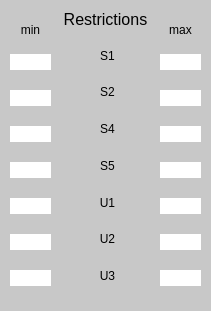
   <widget class="QFrame" name="limits">
    <property name="geometry">
     <rect>
      <x>160</x>
      <y>10</y>
      <width>211</width>
      <height>311</height>
     </rect>
    </property>
    <property name="styleSheet">
     <string notr="true">background-color: rgb(200, 200, 200);
color:  black;
box-sizing: initial;
border-radius: 10%;
</string>
    </property>
    <property name="frameShape">
     <enum>QFrame::StyledPanel</enum>
    </property>
    <property name="frameShadow">
     <enum>QFrame::Raised</enum>
    </property>
    <widget class="QLabel" name="label_13">
     <property name="geometry">
      <rect>
       <x>50</x>
       <y>10</y>
       <width>111</width>
       <height>19</height>
      </rect>
     </property>
     <property name="font">
      <font>
       <family>Segoe UI</family>
       <pointsize>12</pointsize>
      </font>
     </property>
     <property name="text">
      <string>Restrictions</string>
     </property>
     <property name="alignment">
      <set>Qt::AlignCenter</set>
     </property>
    </widget>
    <widget class="QLabel" name="label_14">
     <property name="geometry">
      <rect>
       <x>10</x>
       <y>20</y>
       <width>41</width>
       <height>19</height>
      </rect>
     </property>
     <property name="text">
      <string>min</string>
     </property>
     <property name="alignment">
      <set>Qt::AlignCenter</set>
     </property>
    </widget>
    <widget class="QLabel" name="label_15">
     <property name="geometry">
      <rect>
       <x>160</x>
       <y>20</y>
       <width>41</width>
       <height>19</height>
      </rect>
     </property>
     <property name="text">
      <string>max</string>
     </property>
     <property name="alignment">
      <set>Qt::AlignCenter</set>
     </property>
    </widget>
    <widget class="QWidget" name="verticalLayoutWidget_5">
     <property name="geometry">
      <rect>
       <x>10</x>
       <y>40</y>
       <width>41</width>
       <height>261</height>
      </rect>
     </property>
     <layout class="QVBoxLayout" name="min_limits">
      <item>
       <widget class="QLineEdit" name="min_limit0">
        <property name="styleSheet">
         <string notr="true">background-color: white;</string>
        </property>
        <property name="alignment">
         <set>Qt::AlignCenter</set>
        </property>
       </widget>
      </item>
      <item>
       <widget class="QLineEdit" name="min_limit1">
        <property name="styleSheet">
         <string notr="true">background-color: white;</string>
        </property>
        <property name="alignment">
         <set>Qt::AlignCenter</set>
        </property>
       </widget>
      </item>
      <item>
       <widget class="QLineEdit" name="min_limit2">
        <property name="styleSheet">
         <string notr="true">background-color: white;</string>
        </property>
        <property name="alignment">
         <set>Qt::AlignCenter</set>
        </property>
       </widget>
      </item>
      <item>
       <widget class="QLineEdit" name="min_limit3">
        <property name="styleSheet">
         <string notr="true">background-color: white;</string>
        </property>
        <property name="alignment">
         <set>Qt::AlignCenter</set>
        </property>
       </widget>
      </item>
      <item>
       <widget class="QLineEdit" name="min_limit4">
        <property name="styleSheet">
         <string notr="true">background-color: white;</string>
        </property>
        <property name="alignment">
         <set>Qt::AlignCenter</set>
        </property>
       </widget>
      </item>
      <item>
       <widget class="QLineEdit" name="min_limit5">
        <property name="styleSheet">
         <string notr="true">background-color: white;</string>
        </property>
        <property name="alignment">
         <set>Qt::AlignCenter</set>
        </property>
       </widget>
      </item>
      <item>
       <widget class="QLineEdit" name="min_limit6">
        <property name="styleSheet">
         <string notr="true">background-color: white;</string>
        </property>
        <property name="alignment">
         <set>Qt::AlignCenter</set>
        </property>
       </widget>
      </item>
     </layout>
    </widget>
    <widget class="QWidget" name="verticalLayoutWidget_6">
     <property name="geometry">
      <rect>
       <x>160</x>
       <y>40</y>
       <width>41</width>
       <height>261</height>
      </rect>
     </property>
     <layout class="QVBoxLayout" name="max_limits">
      <item>
       <widget class="QLineEdit" name="max_limit0">
        <property name="styleSheet">
         <string notr="true">background-color: white;</string>
        </property>
        <property name="alignment">
         <set>Qt::AlignCenter</set>
        </property>
       </widget>
      </item>
      <item>
       <widget class="QLineEdit" name="max_limit1">
        <property name="styleSheet">
         <string notr="true">background-color: white;</string>
        </property>
        <property name="alignment">
         <set>Qt::AlignCenter</set>
        </property>
       </widget>
      </item>
      <item>
       <widget class="QLineEdit" name="max_limit2">
        <property name="styleSheet">
         <string notr="true">background-color: white;</string>
        </property>
        <property name="alignment">
         <set>Qt::AlignCenter</set>
        </property>
       </widget>
      </item>
      <item>
       <widget class="QLineEdit" name="max_limit3">
        <property name="styleSheet">
         <string notr="true">background-color: white;</string>
        </property>
        <property name="alignment">
         <set>Qt::AlignCenter</set>
        </property>
       </widget>
      </item>
      <item>
       <widget class="QLineEdit" name="max_limit4">
        <property name="styleSheet">
         <string notr="true">background-color: white;</string>
        </property>
        <property name="alignment">
         <set>Qt::AlignCenter</set>
        </property>
       </widget>
      </item>
      <item>
       <widget class="QLineEdit" name="max_limit5">
        <property name="styleSheet">
         <string notr="true">background-color: white;</string>
        </property>
        <property name="alignment">
         <set>Qt::AlignCenter</set>
        </property>
       </widget>
      </item>
      <item>
       <widget class="QLineEdit" name="max_limit6">
        <property name="styleSheet">
         <string notr="true">background-color: white;</string>
        </property>
        <property name="alignment">
         <set>Qt::AlignCenter</set>
        </property>
       </widget>
      </item>
     </layout>
    </widget>
    <widget class="QWidget" name="verticalLayoutWidget_7">
     <property name="geometry">
      <rect>
       <x>77</x>
       <y>40</y>
       <width>61</width>
       <height>251</height>
      </rect>
     </property>
     <layout class="QVBoxLayout" name="verticalLayout_2">
      <item>
       <widget class="QLabel" name="label_18">
        <property name="text">
         <string>S1</string>
        </property>
        <property name="alignment">
         <set>Qt::AlignCenter</set>
        </property>
       </widget>
      </item>
      <item>
       <widget class="QLabel" name="label_19">
        <property name="text">
         <string>S2</string>
        </property>
        <property name="alignment">
         <set>Qt::AlignCenter</set>
        </property>
       </widget>
      </item>
      <item>
       <widget class="QLabel" name="label_21">
        <property name="text">
         <string>S4</string>
        </property>
        <property name="alignment">
         <set>Qt::AlignCenter</set>
        </property>
       </widget>
      </item>
      <item>
       <widget class="QLabel" name="label_22">
        <property name="text">
         <string>S5</string>
        </property>
        <property name="alignment">
         <set>Qt::AlignCenter</set>
        </property>
       </widget>
      </item>
      <item>
       <widget class="QLabel" name="label_24">
        <property name="text">
         <string>U1</string>
        </property>
        <property name="alignment">
         <set>Qt::AlignCenter</set>
        </property>
       </widget>
      </item>
      <item>
       <widget class="QLabel" name="label_25">
        <property name="text">
         <string>U2</string>
        </property>
        <property name="alignment">
         <set>Qt::AlignCenter</set>
        </property>
       </widget>
      </item>
      <item>
       <widget class="QLabel" name="label_26">
        <property name="text">
         <string>U3</string>
        </property>
        <property name="alignment">
         <set>Qt::AlignCenter</set>
        </property>
       </widget>
      </item>
     </layout>
    </widget>
   </widget>
